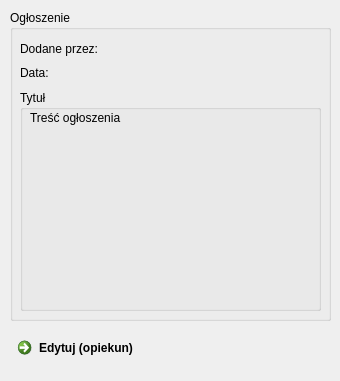
<?xml version="1.0" encoding="UTF-8"?>
<ui version="4.0">
 <class>ogloszenie</class>
 <widget class="QDialog" name="ogloszenie">
  <property name="geometry">
   <rect>
    <x>0</x>
    <y>0</y>
    <width>340</width>
    <height>381</height>
   </rect>
  </property>
  <property name="windowTitle">
   <string>Dialog</string>
  </property>
  <widget class="QGroupBox" name="groupBox">
   <property name="geometry">
    <rect>
     <x>10</x>
     <y>10</y>
     <width>321</width>
     <height>311</height>
    </rect>
   </property>
   <property name="title">
    <string>Ogłoszenie</string>
   </property>
   <widget class="QGroupBox" name="groupBox_2">
    <property name="geometry">
     <rect>
      <x>10</x>
      <y>80</y>
      <width>301</width>
      <height>221</height>
     </rect>
    </property>
    <property name="title">
     <string>Tytuł</string>
    </property>
    <widget class="QLabel" name="label_3">
     <property name="geometry">
      <rect>
       <x>10</x>
       <y>20</y>
       <width>281</width>
       <height>16</height>
      </rect>
     </property>
     <property name="text">
      <string>Treść ogłoszenia</string>
     </property>
    </widget>
   </widget>
   <widget class="QWidget" name="">
    <property name="geometry">
     <rect>
      <x>10</x>
      <y>30</y>
      <width>301</width>
      <height>41</height>
     </rect>
    </property>
    <layout class="QVBoxLayout" name="verticalLayout">
     <item>
      <widget class="QLabel" name="label">
       <property name="text">
        <string>Dodane przez:</string>
       </property>
      </widget>
     </item>
     <item>
      <widget class="QLabel" name="label_2">
       <property name="text">
        <string>Data:</string>
       </property>
      </widget>
     </item>
    </layout>
   </widget>
  </widget>
  <widget class="QCommandLinkButton" name="commandLinkButton">
   <property name="geometry">
    <rect>
     <x>10</x>
     <y>330</y>
     <width>187</width>
     <height>41</height>
    </rect>
   </property>
   <property name="text">
    <string>Edytuj (opiekun)</string>
   </property>
  </widget>
 </widget>
 <resources/>
 <connections/>
</ui>
